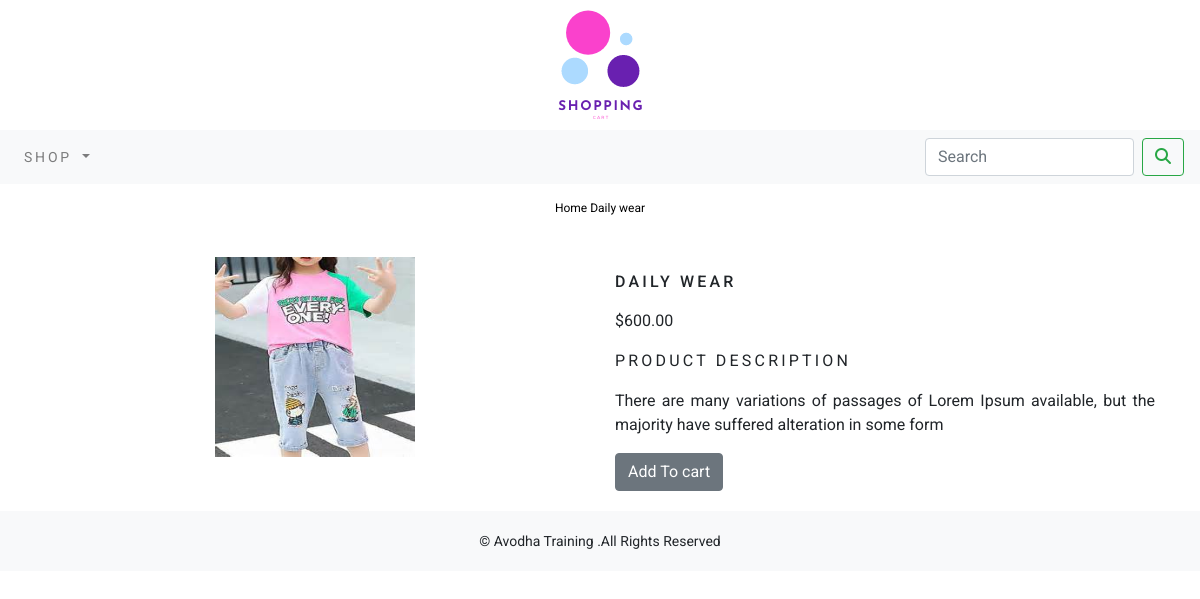
Screenshot of /ecommerceapp/kids-section/daily-wear/ with the database file from the repository.
### ecommerceapp/models.py (models this page shows, shortened)
class Product(models.Model):
    name = models.CharField(max_length=250,unique=True)
    slug = models.SlugField(max_length=250, unique=True)
    desc = models.TextField(blank=True)
    image = models.ImageField(upload_to='products',blank=True)
    category=models.ForeignKey(Category,on_delete=models.CASCADE)
    price=models.DecimalField(max_digits=10,decimal_places=2)
    stock=models.IntegerField()
    available=models.BooleanField(default=True)
    created=models.DateTimeField(auto_now=True)
    updated=models.DateTimeField(auto_now=True)
    class Meta:
        ordering = ('name',)
        verbose_name = 'product'
        verbose_name_plural = 'products'

### ecommerceapp/views.py (the view)
# urls.py: path('<slug:c_slug>/<slug:product_slug>/',views.ProdCatDetail,name='ProdCatDetails')
def ProdCatDetail(request,c_slug,product_slug):
    try:
        product=Product.objects.get(category__slug=c_slug,slug=product_slug)
    except Exception as e:
        raise e
    return render(request,'product.html',{'product':product})

### cart/context_processors.py (called while the page is built)
def counter(request):
    item_count=0
    if 'admin' in request.path:
        return {}
    else:
        try:
            cart=Cart.objects.filter(cart_id=_cart_id(request))
            cart_items=CartItem.objects.all().filter(cart=cart[:1])
            for cart_item in cart_items:
                item_count += cart_item.quantity
        except Cart.DoesNotExist:
            item_count=0
        return dict(item_count=item_count)

### cart/views.py (called while the page is built)
def _cart_id(request):
    cart=request.session.session_key
    if not cart:
        cart=request.session.create()
    return cart

### ecommerceapp/context_processors.py (called while the page is built)
def menu_links(request):
    links=Category.objects.all()
    return dict(links=links)

### ecommerceapp/models.py (called while the page is built)
    def get_url(self):
        return reverse("ecommerceapp:products_by_category",args=[self.slug])

### templates/product.html (shortened to what this page needs)
{% extends 'base.html' %}
{% load static %}
{% block content %}
<div class="row my_prod_row_class">
    <div class="mx-auto">
        <p><a href="{% url 'ecommerceapp:allProdCat' %}">Home</a> <a href="{{product.category.get_url }} "></a>{{product.name}} </p>
    </div>
    <div class="container">
        <br>
        <div class="row">
            <div class="col-12 col-sm-12 col-md-12 col-lg-6 text-center">
                <div style="min-width:18rem;">
                    <img src="{{product.image.url}}" alt="{{product.name}}" width="200px" height="200px">
                </div>
            </div>
        <div class="col-12 col-sm-12 col-md-12 col-lg-6">
            <div>
                <h1 class="my_prod_title"> {{product.name}}</h1>
                <p> ${{product.price}}</p>
                <p class="my_title"> Product Description</p>
                <p class="text-justify my_prod_text"> {{product.desc}}</p>
                {% if product.stock <= 0 %}
                     <p class="text-justify my_prod_text"><b> Out of stock</b></p>
                {% else %}
                     <a class="btn btn-secondary" href="{% url 'cart:add_cart' product.id %}"> Add To cart </a>
                {% endif %}
            </div>
        </div>
        </div>
    </div>
</div>
{% endblock %}

### static/css/custom.css (style rules this page uses)
body { font-family: 'Roboto', sans-serif; }
.my_title { font-size:16px; text-transform: uppercase; letter-spacing: .2em; }
.my_prod_row_class { padding-top: 15px; padding-bottom:20px; }
.my_prod_row_class .mx-auto p { color:#000; font-size: 12px; }
.my_prod_row_class .mx-auto p a { color:#000; font-size: 12px; text-decoration:none; }
.my_prod_title { font-size:16px; text-transform:uppercase; letter-spacing: .2em; padding-top: 15px; padding-bottom: 10px; }

### rows the page displays
Product: name "Daily wear", image (picture), name "DAILY WEAR", price "600.00", desc "There are many variations of passages of Lorem Ipsum available, but the majority have suffered alteration in some form"
